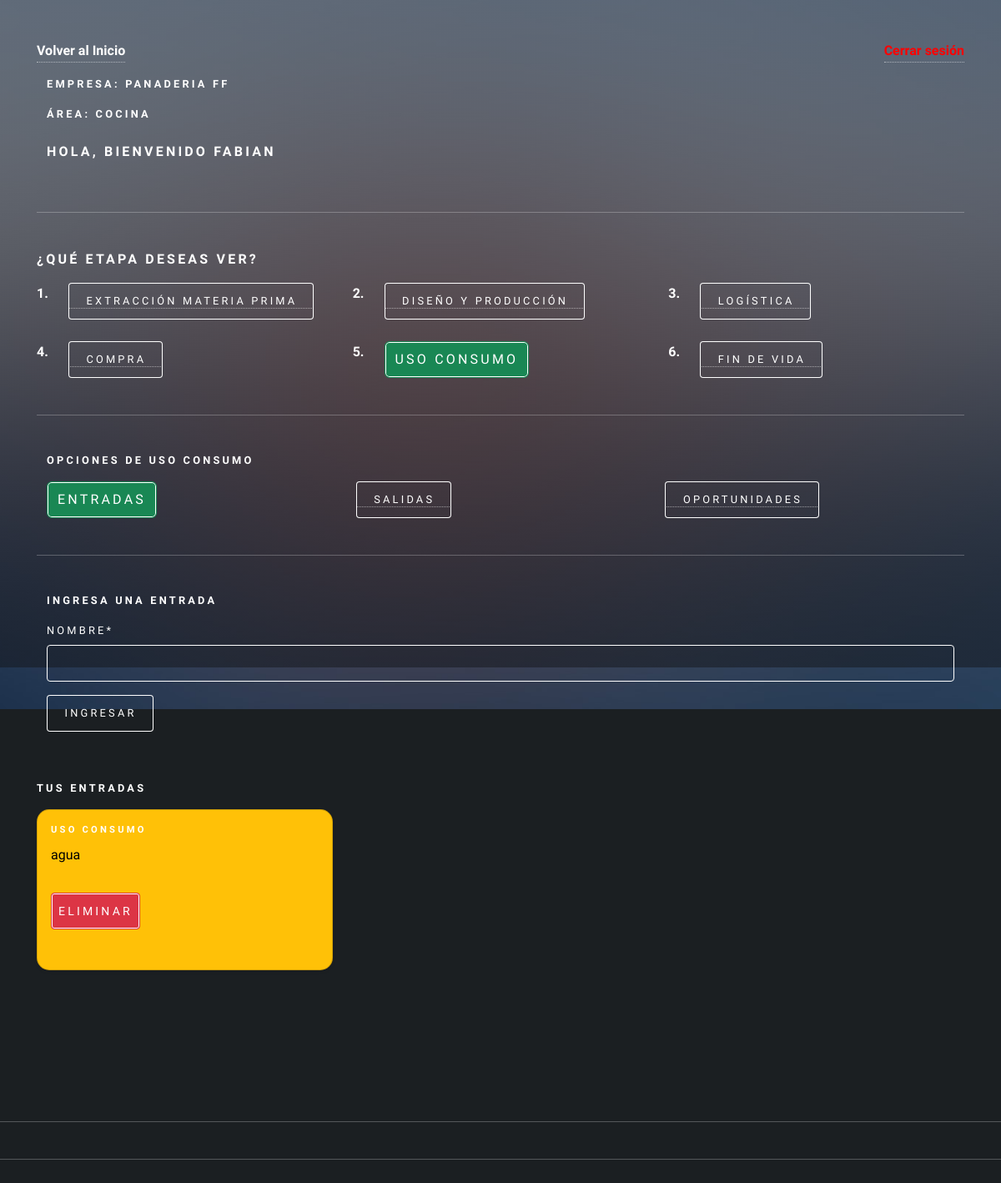
The app's page /agregar_entrada_uso (signed in) with its own data.
### app/models.py (models this page shows, shortened)
class RegistroTrabajador(models.Model):
    usuario = models.ForeignKey(Usuario, on_delete=models.CASCADE)
    descripcion = models.TextField(max_length=160)
    id_area = models.ForeignKey(AreaEmpresa, on_delete=models.CASCADE)

class AreaEmpresa(models.Model):
    id_area = models.AutoField(primary_key=True)
    nombre  = models.CharField(max_length=20)
    productos = models.CharField(max_length=50)
    id_empresa = models.ForeignKey(Empresa, on_delete=models.CASCADE)
    calle = models.CharField(max_length=250)
    comuna = models.CharField(max_length=150)
    lat = models.IntegerField()
    long = models.IntegerField()

class Empresa(models.Model):
    id_empresa = models.AutoField(primary_key=True)
    nombre  = models.CharField(max_length=20)
    calle = models.CharField(max_length=250)
    comuna = models.CharField(max_length=150)
    lat = models.IntegerField()
    long = models.IntegerField()

class Entrada(models.Model):
    id_entrada = models.AutoField(primary_key=True)
    nombre  = models.CharField(max_length=50)
    fecha =  models.DateField(auto_now_add=True)
    etapa = models.ForeignKey(Etapa, on_delete=models.CASCADE)
    usuario =models.ForeignKey(Usuario, on_delete=models.CASCADE)
    id_area = models.ForeignKey(AreaEmpresa, on_delete=models.CASCADE)

class Etapa(models.Model):
    id_etapa = models.AutoField(primary_key=True)
    nombre  = models.CharField(max_length=50)
    fecha_inicio  = models.DateField()
    fecha_termino  = models.DateField()
    activo = models.BooleanField()
    def __str__(self):
        return self.nombre

### user/models.py (models this page shows, shortened)
class Usuario(AbstractUser):
    telefono = models.IntegerField(null=True)
    id_telegram = models.CharField(max_length=100, null=True, default=0)
    objects = UsuarioManager()

### app/views.py (the view, shortened to what this page needs)
# urls.py: path('agregar_entrada_uso', agregarEntradaUso, name="agregar_entrada_uso"),
def agregarEntradaUso(request):
    if request.user.is_authenticated:
        registros = RegistroTrabajador.objects.filter(usuario=request.user)
        etapa = Etapa.objects.values_list("id_etapa", flat=True).filter(nombre="Uso consumo")
        entradas = Entrada.objects.filter(usuario=request.user)
        areaTrabajador = RegistroTrabajador.objects.values_list("id_area", flat=True).filter(usuario = request.user)
        data = {
            'form': EntradaForm(),
            'registros': registros,
            'entradas': entradas
        }
        return render(request,'autodiagnostico/usoConsumo/entrada/agregar_entrada.html', data)
    else:
        return render(request, 'autodiagnostico/usoConsumo/entrada/agregar_entrada.html')

### app/forms.py
class EntradaForm(forms.ModelForm):
    class Meta:
        model = Entrada
        fields = 'nombre',

### app/templates/autodiagnostico/usoConsumo/entrada/agregar_entrada.html (shortened to what this page needs)
{% extends 'autodiagnostico/usoConsumo/home_usoConsumo.html' %}
{% load static %}
{% load crispy_forms_tags %}
{% block uso %}
<div class="container">
    <form action="" method="post">
        <h4>Ingresa una entrada</h4>
        {{form | crispy}}
        <div>
            <input type="submit" class="btn btn-primary" value="ingresar">
        </div>
    </form>
</div>
<br>
<h4>Tus entradas</h4>
<div class="row row-cols-1 row-cols-md-3 g-4">
    {% for p in entradas %}
    {% if p.etapa.nombre == "Uso consumo" %}
        <div class="col">
            <div class="card text-bg-warning shadow-sm h-100">
                <div class="card-body">
                    <h5 class="card-title">{{p.etapa}}</h5>
                    <p class="card-text">{{p.nombre}}</p>
                    <form action="{% url 'eliminar_entrada_uso_consumo' p.id_entrada %}" method="post"
                    style="margin-top:10px;">
                    <button type="submit" class="btn btn-danger btn-sm">Eliminar
                    </button>
                    </form>
                </div>
            </div>
        </div>
    {% endif %}
    {% endfor %}
</div>
{% endblock uso %}

### app/templates/autodiagnostico/auto_diagnostico.html (shortened to what this page needs)
{% load static %}
<!DOCTYPE HTML>
<html>
<head>
    <link href="https://cdn.jsdelivr.net/npm/bootstrap@5.2.0/dist/css/bootstrap.min.css" rel="stylesheet"
>
    <link rel="stylesheet" href="{% static 'css/main.css' %}" />
    <link rel="stylesheet" href="{% static 'css/style.css' %}">
</head>
<body class="is-preload">
    <div id="wrapper">
        <div class="container-sm">
            {% if user.is_authenticated %}
            <div class="d-flex justify-content-between align-items-center mb-3">
                <a id="home_admin" href="{% url 'home' %}">Volver al Inicio</a> <a href="{% url 'logout' %}"
                    id="cerrarSesion">Cerrar sesión</a>
            </div>
            {% if registros %}
            <div class="container-sm">
                <div class="row">
                    {% if user.is_staff %}
                    <h3>Bienvenido Admin, {{ user.first_name }}</h3>
                    {% else %}
                    {% for i in registros %}
                    <div class="mb-2">
                        <h4>Empresa: {{ i.id_area.id_empresa.nombre}}</h4>
                        <h4>Área: {{ i.id_area.nombre}}</h4>
                    </div>
                    <h3>Hola, bienvenido {{user.first_name}}</h3>
                    {% endfor %}
                    {% endif %}
                </div>
            </div>
            <hr>
            {% if not user.is_staff %}
            <h3>¿Qué etapa deseas ver?</h3>
            <div class="row">
                <div class="col-auto"><strong>1.</strong></div>
                <div class="col">
                    <a href="{% url 'extraccion_materiaPrima' %}"><button type="button" id="extraccion"
                            class="selected">Extracción Materia Prima</button></a>
                </div>
                <div class="col-auto"><strong>2.</strong></div>
                <div class="col">
                    <a href="{% url 'diseño_Produccion' %}"><button type="button" id="diseño">Diseño y
                            producción</button></a>
                </div>
                <div class="col-auto"><strong>3.</strong></div>
                <div class="col">
                    <a href="{% url 'logistica' %}"><button type="button" id="logistica">Logística</button></a>
                </div>
            </div>
            <br>
            <div class="row">
            <div class="col-auto"><strong>4.</strong></div>
            <div class="col">
                <a href="{% url 'compra' %}"><button type="button" id="compra">Compra</button></a>
            </div>
            <div class="col-auto"><strong>5.</strong></div>
            <div class="col">
                <a href="{% url 'uso_consumo' %}"><button type="button" id="uso">Uso consumo</button></a>
            </div>
            <div class="col-auto"><strong>6.</strong></div>
            <div class="col">
                <a href="{% url 'fin_vida' %}"><button type="button" id="fin">Fin de vida</button></a>
            </div>
        </div>
        {% endif %}
            <hr>
        {% block body %}{% endblock %}
    </div>
    {% else %}
    <h1>Registra la empresa y el area a la que perteneces!!!!</h1>
    <a href="{% url 'agregar_Area' user.id  %}"><button type="button">Aqui</button></a>
    {% endif %}
    {% else %}
    <h1>Inicia Session</h1>
    <p>Para acceder a tu Auto Diagnostico </p>
    <a href="{% url 'login'  %}"><button type="button">Inicia Session</button></a>
    {% endif %}
    </div>
    <hr>
    <hr>
    <br>
    <br>
    <div id="bg"></div>
</body>
</html>

### static/css/style.css (style rules this page uses)
.card { background-color: rgba(27, 31, 34, 0.85); border-radius: 15px; }
#cerrarSesion { color: red; text-decoration: none; font-weight: bold; }
#home_admin { color: white; text-decoration: none; font-weight: bold; }

### records on screen
RegistroTrabajador: id_area.id_empresa.nombre "PANADERIA FF", id_area.nombre "COCINA"
Usuario: first_name "FABIAN"
Entrada: etapa "USO CONSUMO", nombre "agua"
